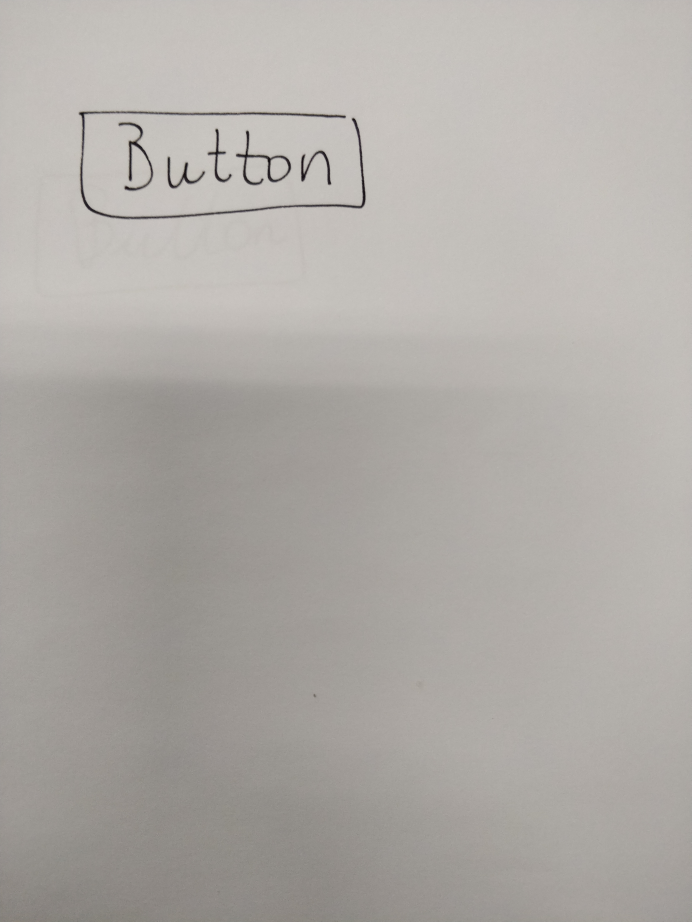
#> input picture rebook/Camera/IMG_20190403_171350.jpg, 3456 x 4608 px, found by its file name (shown at 1/5 size); its folder holds only this picture in this run
$ jupyter execute --allow-errors Binarization.ipynb
#> lines starting #> are read from the running program, lines starting #| are printed output that depends on the picture
#> `resized = cv2.resize(img, (width, height), interpolation = cv2.INTER_N..`:
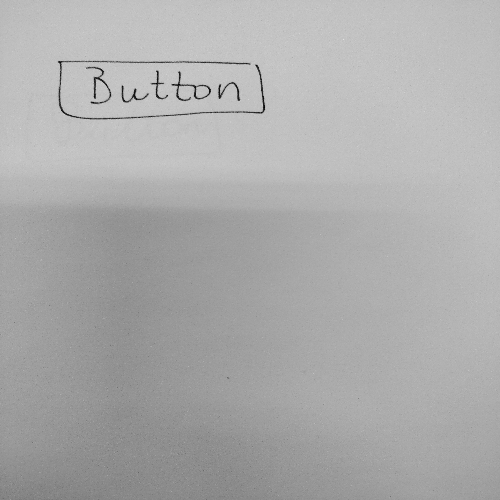
#> resized: shape (500, 500); min 0, max 226, mean 172.1
[cell 1]
import os
import binarize
import cv2
import numpy as np
from matplotlib import pyplot as plt

## Current Pre-processing - Best Binarization

### from: https://github.com/phulin/rebook/blob/master/rebook/binarize.py

[cell 2]
directory = r'.\Camera'

width = 500
height = 500
page_number = 0
#> (the rest of this cell did not finish here and is left out)


$ run again, on rebook/Camera/IMG_20190403_171403.jpg
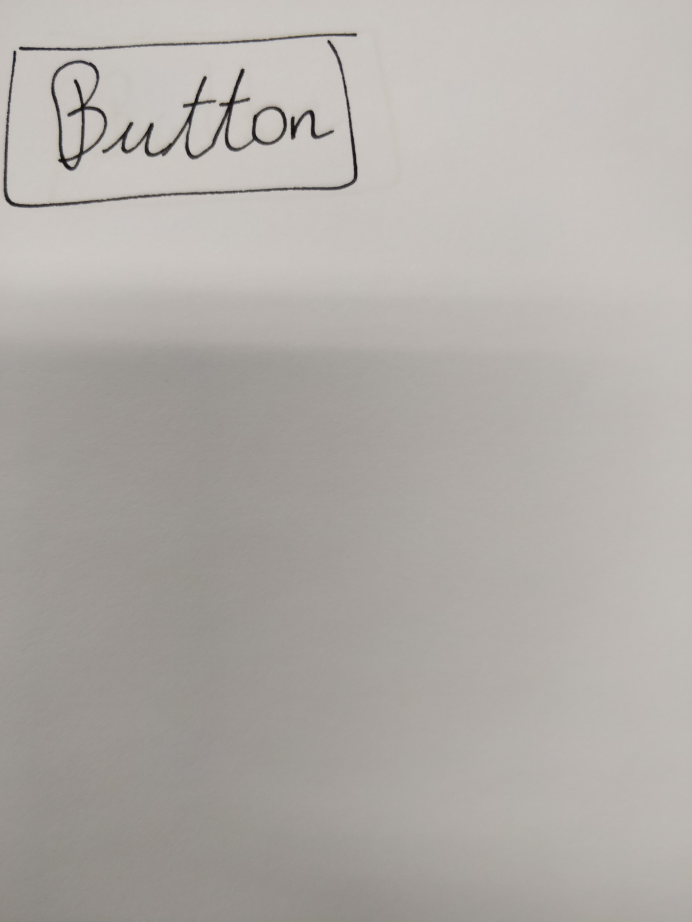
#> input picture rebook/Camera/IMG_20190403_171403.jpg, 3456 x 4608 px, found by its file name (shown at 1/5 size)
#> `resized = cv2.resize(img, (width, height), interpolation = cv2.INTER_N..`:
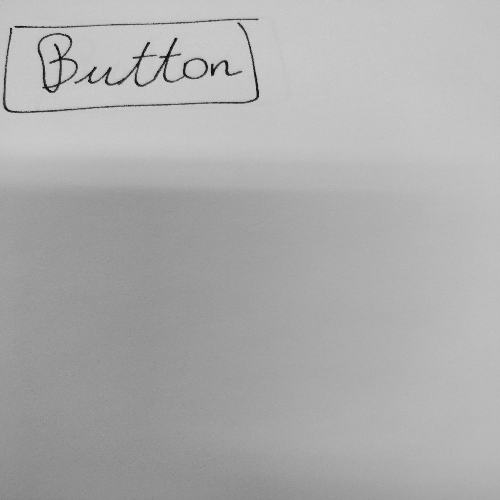
#> resized: shape (500, 500); min 2, max 209, mean 173

$ run again, on rebook/Camera/IMG_20190403_171404.jpg
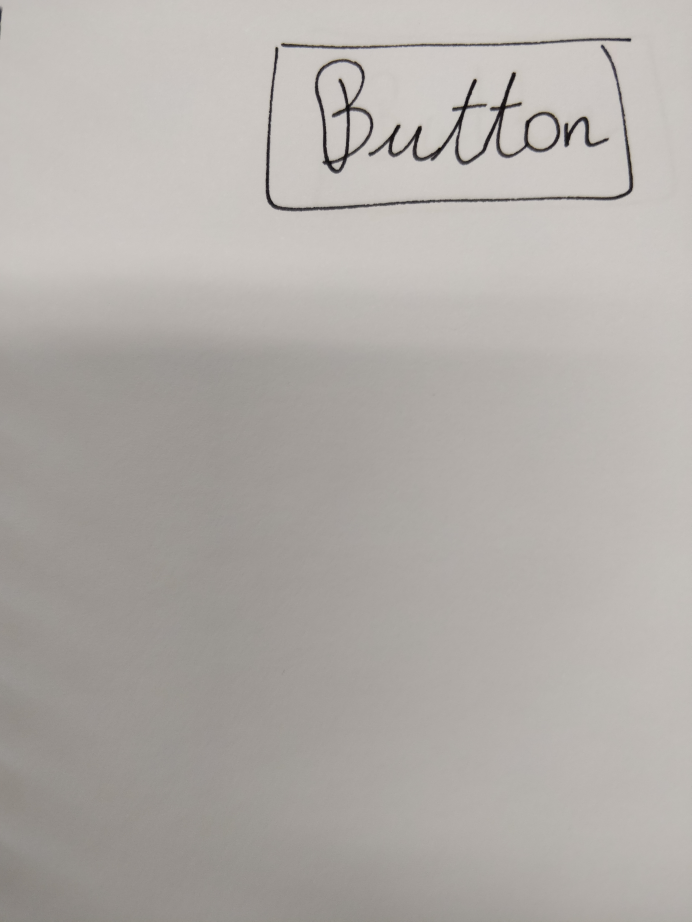
#> input picture rebook/Camera/IMG_20190403_171404.jpg, 3456 x 4608 px, found by its file name (shown at 1/5 size)
#> `resized = cv2.resize(img, (width, height), interpolation = cv2.INTER_N..`:
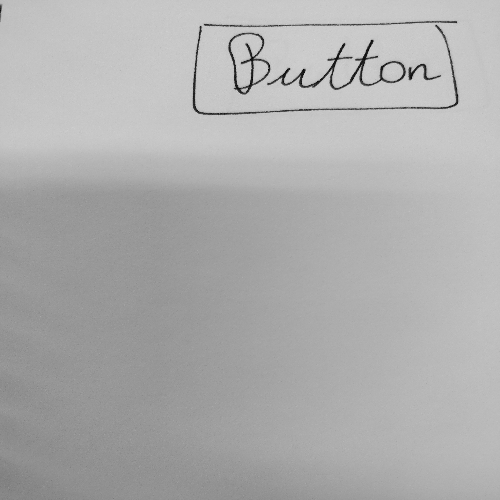
#> resized: shape (500, 500); min 1, max 215, mean 173.7

$ run again, on rebook/Camera/IMG_20190403_171406.jpg
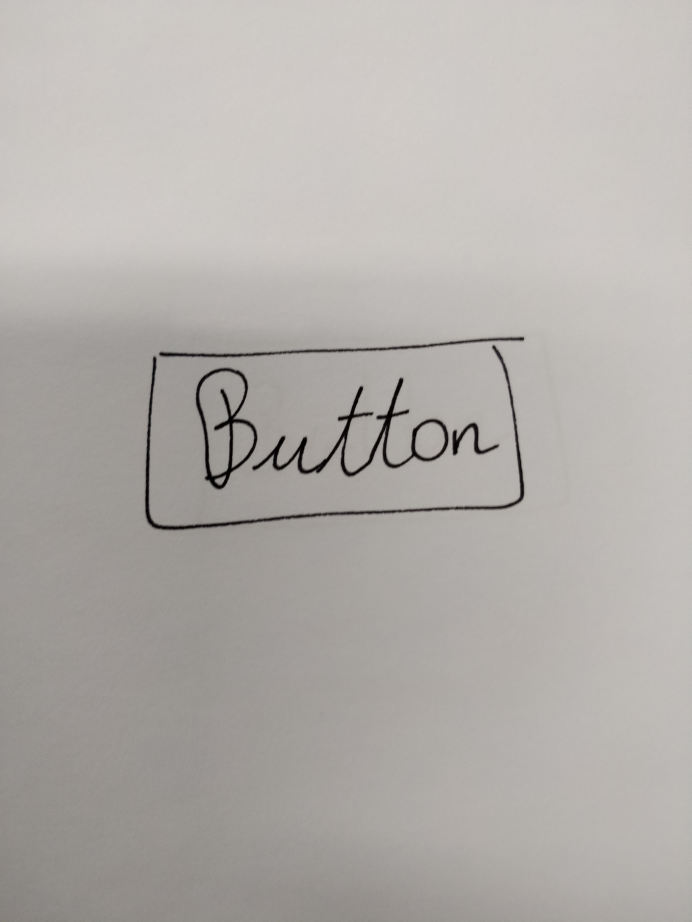
#> input picture rebook/Camera/IMG_20190403_171406.jpg, 3456 x 4608 px, found by its file name (shown at 1/5 size)
#> `resized = cv2.resize(img, (width, height), interpolation = cv2.INTER_N..`:
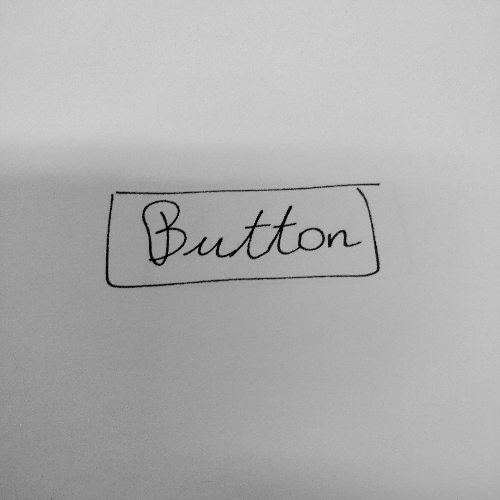
#> resized: shape (500, 500); min 0, max 217, mean 174.7

$ run again, on rebook/Camera/IMG_20190403_171353.jpg
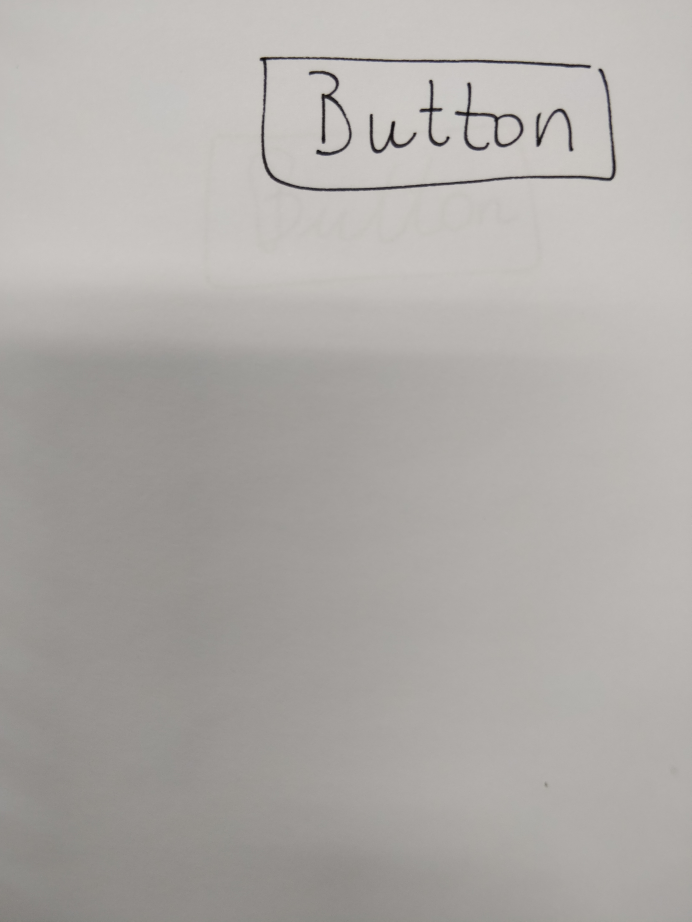
#> input picture rebook/Camera/IMG_20190403_171353.jpg, 3456 x 4608 px, found by its file name (shown at 1/5 size)
#> `resized = cv2.resize(img, (width, height), interpolation = cv2.INTER_N..`:
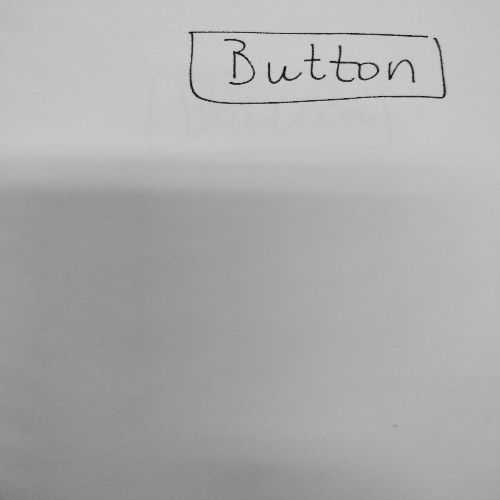
#> resized: shape (500, 500); min 8, max 212, mean 171.9
